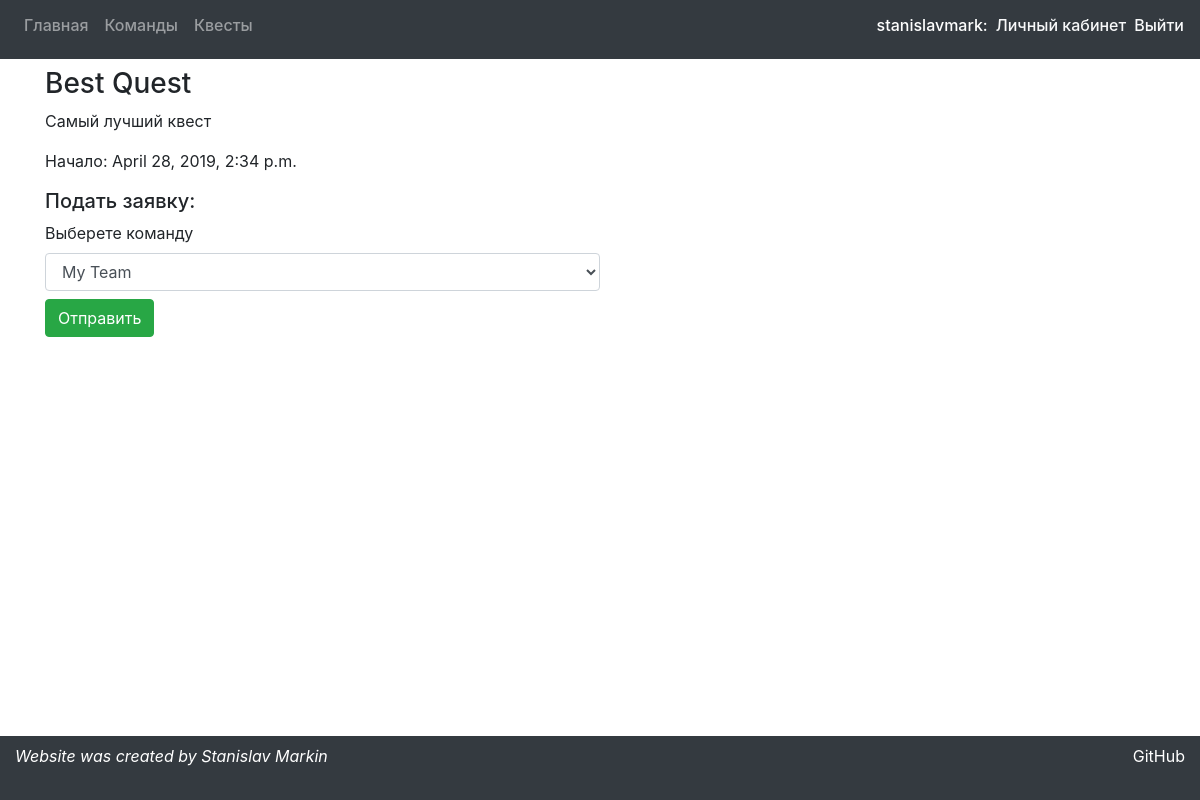
The page /quests/2 (signed in) on the database its author committed.
### preparationApp/models.py (models this page shows, shortened)
class Quest(models.Model):
    title = models.CharField(max_length=30)
    start_date = models.DateTimeField()
    description = models.TextField()
    owner = models.ForeignKey(User, models.CASCADE)

### preparationApp/views.py (the view)
# urls.py: path('quests/<int:quest_id>', views.quest_info, name='quest_info'),
def quest_info(request, quest_id):
    args = make_args(request)
    args['quest'] = models.Quest.objects.get(id=quest_id)
    args['teams'] = list(filter(lambda t: User.objects.get(username=request.user.username) == t.captain,
                                models.Team.objects.all()))
    args['requests'] = list(filter(lambda r: models.Quest.objects.get(id=quest_id) == r.quest,
                                   models.Request.objects.all()))
    reg_teams = list(
        filter(lambda m: get_user(request.user.username) in m.team.members.all() and m.quest == args['quest'],
               Member.objects.all()))
    if not reg_teams:
        args['registered'] = False
    else:
        args['registered'] = reg_teams[0].team.title
    return render(request, 'preparationApp/questInfoPage.html', args)

### preparationApp/views.py (called while the page is built)
def get_user(name):
    return User.objects.get(username=name)

def make_args(request):
    args = {'message': 'none'}
    if request.session.get('message'):
        args['message'] = request.session.get('message')
        request.session.pop('message')
    return args

### preparationApp/templates/preparationApp/questInfoPage.html (shortened to what this page needs)
{% extends 'preparationApp/mainWrapper.html' %}
{% block content %}
    <h3>{{ quest.title }}</h3>
    <p>{{ quest.description }}</p>
    <p>Начало: {{ quest.start_date }}</p>
    {% if quest.owner.username != user.username %}
        {% if registered == False %}
            <h5>Подать заявку:</h5>
            <form action="/quests/request" method="post">{% csrf_token %}
                <label for="team-select">Выберете команду</label>
                <select class="form-control w-50 mb-2" name="team" id="team-select">
                    {% for team in teams %}
                        <option value="{{ team.id }}">{{ team.title }}</option>
                    {% endfor %}
                </select>
                <input type="submit" class="btn btn-success mb-2" value="Отправить">
            </form>
        {% else %}
            Ваша команда "{{ registered }}" уже зарегистрирована!
            <a class="btn btn-dark" href="/quest/{{ quest.id }}">Участвовать</a>
        {% endif %}
    {% endif %}
{% endblock %}

### preparationApp/templates/preparationApp/mainWrapper.html (shortened to what this page needs)
<!DOCTYPE html>
<html lang="en">
<head>
    {% load staticfiles %}
    <link rel="stylesheet" href="{% static 'bootstrap/css/bootstrap.css' %}" type="text/css">
</head>
<body>
    <nav class="navbar navbar-expand-lg navbar-dark bg-dark mb-2">
        <div class="collapse navbar-collapse">
            <ul class="navbar-nav">
                <li class="nav-item"><a class="nav-link h6" href="/">Главная</a></li>
                <li class="nav-item"><a class="nav-link h6" href="/teams">Команды</a></li>
                <li class="nav-item"><a class="nav-link h6" href="/quests">Квесты</a></li>
            </ul>
        </div>
        {% if user.is_authenticated %}
            <span class="h6 text-white float-right mr-2">{{ user.username }}: </span>
            <a class="text-light mr-2 h6 float-right" href="/personal">Личный кабинет</a></li>
            <a class="text-light h6 float-right" href="/logout/">Выйти</a></li>
        {% else %}
            <a class="text-light mr-2 h6 float-right" href="/login">Войти</a></li>
            <a class="text-light h6 float-right" href="/register">Регистрация</a></li>
        {% endif %}
    </nav>
    <div class="container">
    {% block content %}
    {% endblock %}
    </div>
    <footer style="height: 4rem;" class="container-fluid fixed-bottom bg-dark text-white pt-2">
		<div class="float-left font-italic ">
			Website was created by Stanislav Markin
		</div>
        <a target="_blank" href="https://github.com/MenacingDwarf/NightQuest" class=" text-white float-right">GitHub</a>
	</footer>
</body>
</html>

### rows shown on the page
Quest: title "Best Quest", description "Самый лучший квест", start_date "April 28, 2019, 2:34 p.m."

### other values the page prints
{{ user.username }} "stanislavmark"
form field team "My Team"
